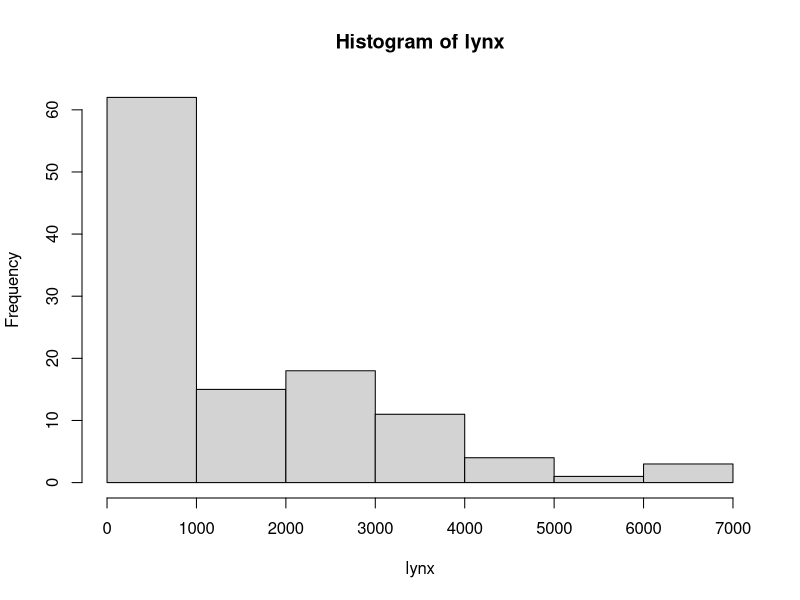
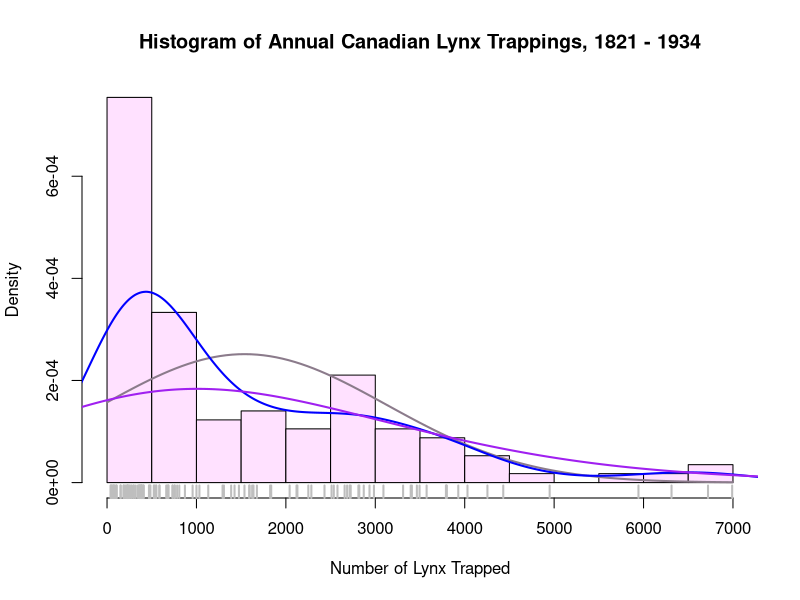

The R script that drew these images, in order:
library(datasets)

?lynx
head(lynx)
tail(lynx)

hist(lynx)
hist(lynx,
     breaks = 14,
     freq = FALSE, #axis shows density not freq.
     col = "thistle1", #color for histogram
     main = paste("Histogram of Annual Canadian Lynx",
                  "Trappings, 1821 - 1934"),
     xlab = "Number of Lynx Trapped")

#add a normal distribution
# x - variable name

curve(dnorm(x, mean = mean(lynx), sd = sd(lynx)),
      col = "thistle4",
      lwd = 2, #line width of 2 pixels
      add = TRUE) #Superimpose on previous graph

#kernel density estimators
lines(density(lynx), col = "blue", lwd = 2)
lines(density(lynx, adjust = 3), col = "purple", lwd = 2)

#add a rug plot
rug(lynx, lwd = 2, col = "gray")
